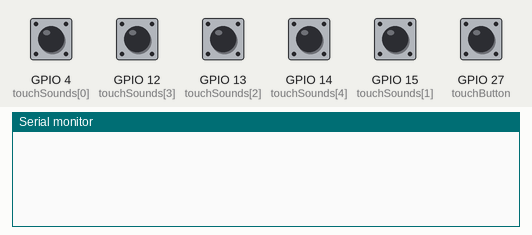
Simulated run of this sketch. Board: ESP32. Shown: the last lines printed to the serial monitor. Inputs (shaded band) come from the test bench; at power-on: GPIO 4 (touchSounds[0]), GPIO 12 (touchSounds[3]), GPIO 13 (touchSounds[2]), GPIO 14 (touchSounds[4]), GPIO 15 (touchSounds[1]), GPIO 27 (touchButton) HIGH. The audio player accepts every command and is not drawn.

Above: at 1.7 s.
1.8 s: GPIO 4 (touchSounds[0]) pulled LOW for 0.15 s
At 2.3 s:
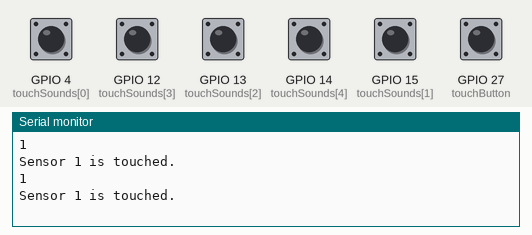
3.4 s: GPIO 27 (touchButton) pulled LOW for 0.15 s
At 4.7 s:
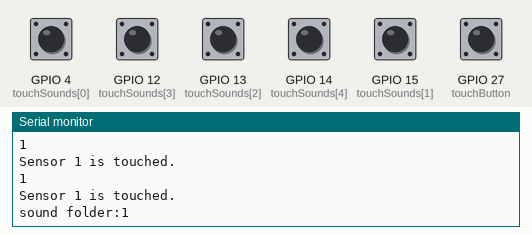
5.0 s: GPIO 12 (touchSounds[3]) pulled LOW for 0.15 s
At 6.3 s:
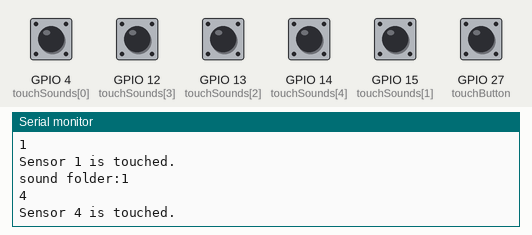
6.6 s: GPIO 13 (touchSounds[2]) pulled LOW for 0.15 s
At 7.6 s:
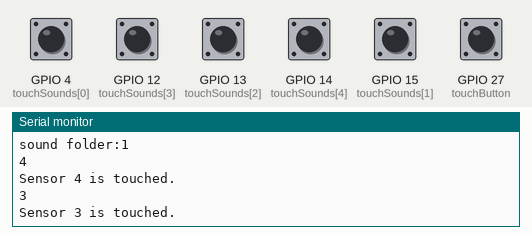
8.2 s: GPIO 14 (touchSounds[4]) pulled LOW for 0.15 s
At 8.7 s:
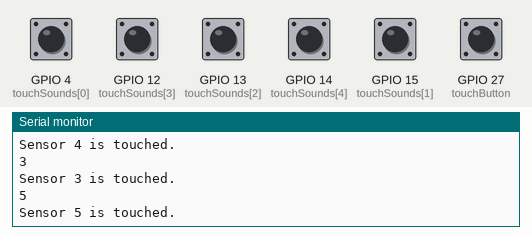
9.8 s: GPIO 15 (touchSounds[1]) pulled LOW for 0.15 s
At 11.0 s:
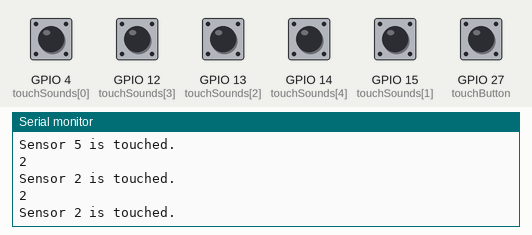
Timing chart, 0 to 12.4 s (numbered marks = the images above; inputs shaded):
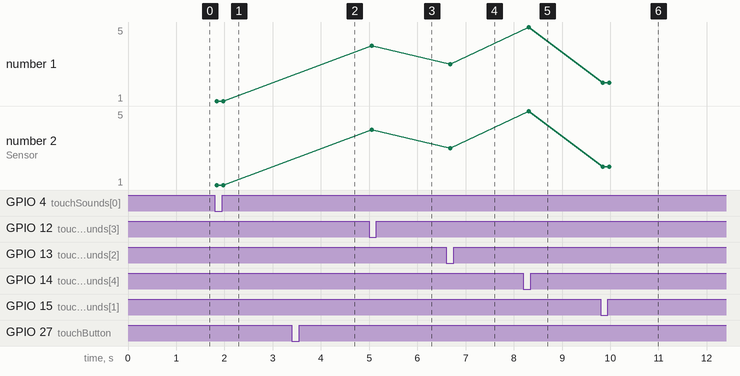

Measured:
- after the input at 1.8 s, the serial monitor: prints a new line at once (image 1)
- after the input at 3.4 s, the serial monitor: prints a new line after 0.07 s (image 2)
- after the input at 5.0 s, the serial monitor: prints a new line after 0.05 s (image 3)
- after the input at 6.6 s, the serial monitor: prints a new line after 0.08 s (image 4)
- after the input at 8.2 s, the serial monitor: prints a new line after 0.11 s (image 5)
- after the input at 9.8 s, the serial monitor: prints a new line after 0.05 s (image 6)
- plotted number 1: 1 → 4 after the input at 5.0 s, 4 → 3 after the input at 6.6 s, 3 → 5 after the input at 8.2 s, 5 → 2 after the input at 9.8 s
- plotted number 2: 1 → 4 after the input at 5.0 s, 4 → 3 after the input at 6.6 s, 3 → 5 after the input at 8.2 s, 5 → 2 after the input at 9.8 s

The sketch:

ESP32FullCode.ino
```cpp
#include <Arduino.h>
#include <DFRobotDFPlayerMini.h>

const int NUM_SENSORS = 5; // Number of touch sensors
const int touchSounds[NUM_SENSORS] = {4, 15, 13, 12, 14};// Pins for touch sensors
const int touchButton = 27;
const int touchThreshold = 18 ; // Touch threshold
int soundToPlay = 0;
int soundsFolder = 0;

DFRobotDFPlayerMini dfPlayer;


void setup() {
  Serial.begin(115200);
  dfPlayer.begin(Serial);
  dfPlayer.volume(20);
  // Set touch pins as input
  for (int i = 0; i < NUM_SENSORS; i++) {
    pinMode(touchSounds[i], INPUT);
  }

}

void loop() {
  // Read touch sensor values
  int touchValues[NUM_SENSORS];
  int buttonDetection = touchRead(touchButton);

  if (buttonDetection < touchThreshold)
 {
  soundsFolder = soundsFolder + 1;
  Serial.print("sound folder:");
  Serial.println(soundsFolder);
  delay(750);
 }

  for (int i = 0; i < NUM_SENSORS; i++) {
    touchValues[i] = touchRead(touchSounds[i]);
  }
  // Detect touched sensors
  for (int i = 0; i < NUM_SENSORS; i++) {
    if (touchValues[i] < touchThreshold) {
      soundToPlay = i + 1;
      dfPlayer.playFolder(soundsFolder, soundToPlay);
      Serial.println(soundToPlay);
      Serial.print("Sensor ");
      Serial.print(i + 1);
      Serial.println(" is touched.");
      touchValues[i] = 0;
    }
  }

  if (soundsFolder > 5)
  {
    soundsFolder = 0;
  }

  delay(100); // Adjust delay as needed
}
```
